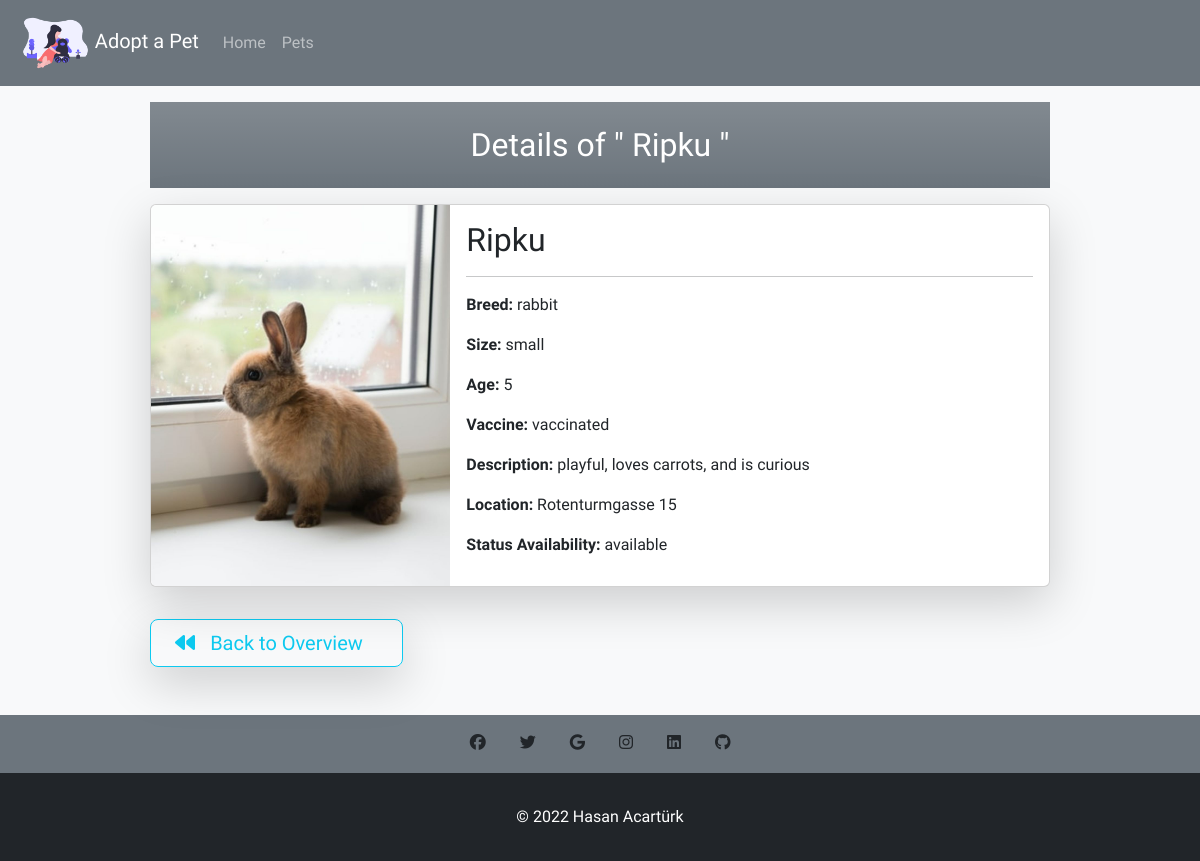
Page /details.php?id=1 on the committed database.
### tables this page shows
CREATE TABLE `animals` (
  `id` int(11) NOT NULL,
  `name` varchar(90) NOT NULL,
  `gender` varchar(10) NOT NULL,
  `breed` varchar(70) NOT NULL,
  `size` varchar(15) NOT NULL,
  `age` tinyint(3) NOT NULL,
  `vaccine` enum('vaccinated','not vaccinated') DEFAULT 'vaccinated',
  `description` varchar(200) NOT NULL,
  `location` varchar(150) NOT NULL,
  `picture` varchar(255) NOT NULL,
  `status` enum('available','adopted') DEFAULT 'available'
);

### details.php (the view, shortened to what this page needs)
<?php
require_once "actions/db_connect.php";
$id = $_GET["id"];
$sql = "select * from animals where id = $id";
$result = mysqli_query($connect, $sql);
$row = mysqli_fetch_assoc($result);
?>
<html lang="en">
<head>
    <?php require_once "components/bootstrap.php" ?>
    <?php require_once "components/bootstrap_icons.php" ?>
    <?php require_once "components/animate.php" ?>
    <link rel="stylesheet" href="css/style.css">
</head>
<body class=" bg-light">
    <?php require_once "components/navbar.php" ?>
    <div class="manageCard w-75 mt-3">
        <p class='h2 text-center bg-secondary bg-gradient text-white p-4'>Details of " <?= $row["name"] ?> "</p>
        <div class="card mb-3 shadow-lg mt-3" style="max-width: 80vw">
            <div class="row g-0">
                <div class="col-md-4">
                    <img src='pictures/<?= $row["picture"] ?>' class="img-fluid rounded-start" style="height: 100%;" alt="...">
                </div>
                <div class="col-md-8">
                    <div class="card-body">
                        <h2 class="card-title"><?= $row["name"] ?></h2>
                        <hr>
                        <p class="card-text">
                            <strong>Breed:</strong> <?= $row["breed"] ?>
                        </p>
                        <p class="card-text">
                            <strong>Size:</strong> <?= $row["size"] ?>
                        </p>
                        <p class="card-text">
                            <strong>Age:</strong> <?= $row["age"] ?>
                        </p>
                        <p class="card-text">
                            <strong>Vaccine:</strong> <?= $row["vaccine"] ?>
                        </p>
                        <p class="card-text">
                            <strong>Description:</strong> <?= $row["description"] ?>
                        </p>
                        <p class="card-text">
                            <strong>Location:</strong> <?= $row["location"] ?>
                        </p>
                        <p class="card-text">
                            <strong>Status Availability: </strong> <?= $row["status"] ?>
                        </p>
                    </div>
                </div>
            </div>
        </div>
        <a href="index.php" class="btn btn-outline-info btn-lg ps-4 pe-4 mb-5 mt-3 shadow-lg"><i class="fa-solid fa-backward"></i>&ensp; Back to Overview &ensp;
        </a>
    </div>
    <?php require_once "components/footer.php" ?>
</body>
</html>

### css/style.css (style rules this page uses)
* { font-family: "Courgette", cursive; list-style: none; text-decoration: none; }
a { text-decoration: none; list-style: none; }
.manageCard { margin: auto; }

### rows in the picture
animals: name "Ripku", picture (picture), breed "rabbit", size "small", age "5", vaccine "vaccinated", description "playful, loves carrots, and is curious", location "Rotenturmgasse 15", status "available"
